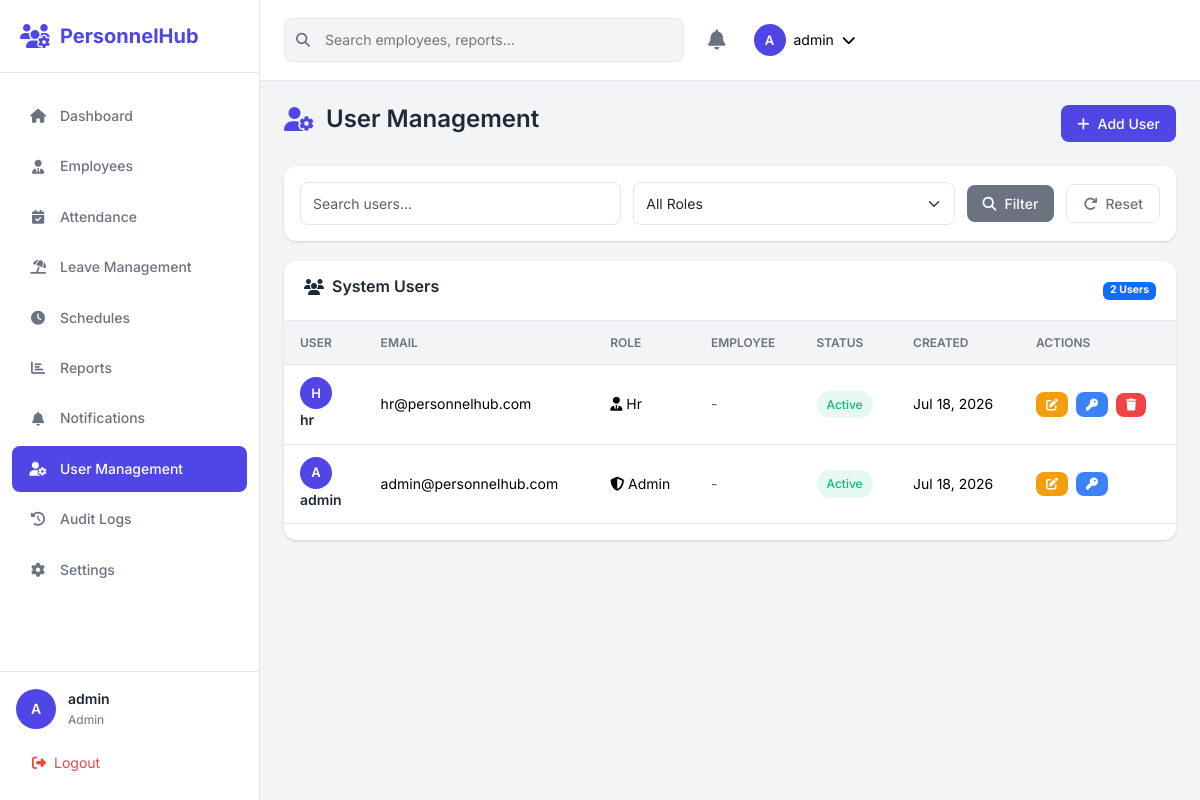
The app's page /users (signed in) with its own data.
### app.py (models this page shows, shortened)
class User(UserMixin, db.Model):
    __tablename__ = 'users'
    id = db.Column(db.Integer, primary_key=True)
    username = db.Column(db.String(64), unique=True, nullable=False)
    email = db.Column(db.String(120), unique=True, nullable=False)
    password_hash = db.Column(db.String(256), nullable=False)
    role = db.Column(db.String(20), nullable=False, default='employee')  # admin, hr, manager, employee
    employee_id = db.Column(db.Integer, db.ForeignKey('employees.id'), nullable=True)
    is_active = db.Column(db.Boolean, default=True)
    created_at = db.Column(db.DateTime, default=datetime.utcnow)
    updated_at = db.Column(db.DateTime, default=datetime.utcnow, onupdate=datetime.utcnow)
    employee = db.relationship('Employee', backref='user', uselist=False)
    def has_permission(self, permission):
        permissions = {
            'admin': ['all'],
            'hr': ['employees', 'attendance', 'leaves', 'reports', 'settings'],
            'manager': ['team_attendance', 'team_leaves', 'schedules'],
            'employee': ['profile', 'attendance', 'leaves']
        }
        return 'all' in permissions.get(self.role, []) or permission in permissions.get(self.role, [])

### app.py (the view, shortened to what this page needs)
@app.route('/users')
@login_required
@role_required('admin')
def users_list():
    search = request.args.get('search', '')
    role = request.args.get('role', '')
    page = request.args.get('page', 1, type=int)
    query = User.query
    if role:
        query = query.filter_by(role=role)
    users = query.order_by(User.created_at.desc()).paginate(
        page=page, per_page=app.config['ITEMS_PER_PAGE'], error_out=False
    )
    return render_template('users/list.html', users=users, search=search, selected_role=role)

### app.py (called while the page is built)
@login_manager.user_loader
def load_user(user_id):
    return User.query.get(int(user_id))

def role_required(*roles):
    def decorator(f):
        @wraps(f)
        def decorated_function(*args, **kwargs):
            if not current_user.is_authenticated:
                return redirect(url_for('login'))
            if current_user.role not in roles:
                flash('You do not have permission to access this page.', 'danger')
                return redirect(url_for('dashboard'))
            return f(*args, **kwargs)
        return decorated_function
    return decorator

@app.context_processor
def inject_now():
    return {
        'now': datetime.now(),
        'today': date.today(),
        'current_year': date.today().year
    }

### templates/users/list.html (shortened to what this page needs)
{% extends "base.html" %}
{% block content %}
<div class="page-header">
    <h1><i class="fas fa-user-cog"></i> User Management</h1>
    <div class="header-actions">
        <a href="{{ url_for('users_add') }}" class="btn btn-primary">
            <i class="fas fa-plus"></i> Add User
        </a>
    </div>
</div>
<div class="filters-card">
    <form method="GET" class="filters-form">
        <div class="filter-group">
            <input type="text" name="search" placeholder="Search users..."
                   value="{{ search }}" class="form-control">
        </div>
        <div class="filter-group">
            <select name="role" class="form-select">
                <option value="">All Roles</option>
            </select>
        </div>
        <button type="submit" class="btn btn-secondary">
            <i class="fas fa-search"></i> Filter
        </button>
        <a href="{{ url_for('users_list') }}" class="btn btn-outline-secondary">
            <i class="fas fa-redo"></i> Reset
        </a>
    </form>
</div>
<div class="data-card">
    <div class="card-header">
        <h3><i class="fas fa-users"></i> System Users</h3>
        <span class="badge bg-primary">{{ users.total }} Users</span>
    </div>
    <div class="table-responsive">
        <table class="table table-hover">
            <thead>
                <tr>
                    <th>User</th>
                    <th>Email</th>
                    <th>Role</th>
                    <th>Employee</th>
                    <th>Status</th>
                    <th>Created</th>
                    <th>Actions</th>
                </tr>
            </thead>
            <tbody>
                {% for user in users.items %}
                <tr>
                    <td>
                        <div class="user-cell">
                            <div class="user-avatar-sm">{{ user.username[:1]|upper }}</div>
                            <span class="user-name">{{ user.username }}</span>
                        </div>
                    </td>
                    <td>{{ user.email }}</td>
                    <td>
                        <span class="role-badge role-{{ user.role }}">
                            {% if user.role == 'admin' %}
                            <i class="fas fa-shield-alt"></i>
                            {% elif user.role == 'hr' %}
                            <i class="fas fa-user-tie"></i>
                            {% elif user.role == 'manager' %}
                            <i class="fas fa-user-edit"></i>
                            {% else %}
                            <i class="fas fa-user"></i>
                            {% endif %}
                            {{ user.role|title }}
                        </span>
                    </td>
                    <td>
                        {% if user.employee %}
                        <span class="text-success">{{ user.employee.full_name }}</span>
                        {% else %}
                        <span class="text-muted">-</span>
                        {% endif %}
                    </td>
                    <td>
                        <span class="status-badge status-{{ 'active' if user.is_active else 'inactive' }}">
                            {{ 'Active' if user.is_active else 'Inactive' }}
                        </span>
                    </td>
                    <td>{{ user.created_at.strftime('%b %d, %Y') }}</td>
                    <td>
                        <div class="action-buttons">
                            <a href="{{ url_for('users_edit', id=user.id) }}"
                               class="btn btn-sm btn-warning" title="Edit">
                                <i class="fas fa-edit"></i>
                            </a>
                            <a href="{{ url_for('users_reset_password', id=user.id) }}"
                               class="btn btn-sm btn-info" title="Reset Password">
                                <i class="fas fa-key"></i>
                            </a>
                            {% if user.id != current_user.id %}
                            <form method="POST" action="{{ url_for('users_delete', id=user.id) }}" style="display: inline;">
                                <button type="submit" class="btn btn-sm btn-danger"
                                        onclick="return confirm('Delete this user?')" title="Delete">
                                    <i class="fas fa-trash"></i>
                                </button>
                            </form>
                            {% endif %}
                        </div>
                    </td>
                </tr>
                {% endfor %}
            </tbody>
        </table>
    </div>
</div>
{% endblock %}

### templates/base.html (shortened to what this page needs)
<!DOCTYPE html>
<html lang="en">
<head>
    <link rel="stylesheet" href="https://cdnjs.cloudflare.com/ajax/libs/font-awesome/6.4.0/css/all.min.css">
    <link rel="stylesheet" href="https://cdn.jsdelivr.net/npm/bootstrap@5.3.2/dist/css/bootstrap.min.css">
    <link rel="stylesheet" href="{{ url_for('static', filename='css/styles.css') }}">
</head>
<body>
    {% if current_user.is_authenticated %}
    <div class="app-container">
        <aside class="sidebar" id="sidebar">
            <div class="sidebar-header">
                <div class="logo">
                    <i class="fas fa-users-cog"></i>
                    <span>PersonnelHub</span>
                </div>
            </div>
            <nav class="sidebar-nav">
                <ul class="nav-menu">
                    <li class="nav-item">
                        <a href="{{ url_for('dashboard') }}" class="nav-link {% if request.endpoint == 'dashboard' %}active{% endif %}">
                            <i class="fas fa-home"></i>
                            <span>Dashboard</span>
                        </a>
                    </li>
                    {% if current_user.has_permission('employees') or current_user.role == 'admin' %}
                    <li class="nav-item">
                        <a href="{{ url_for('employees_list') }}" class="nav-link {% if 'employees' in request.endpoint %}active{% endif %}">
                            <i class="fas fa-user-tie"></i>
                            <span>Employees</span>
                        </a>
                    </li>
                    {% endif %}
                    {% if current_user.has_permission('attendance') or current_user.role == 'admin' %}
                    <li class="nav-item">
                        <a href="{{ url_for('attendance_list') }}" class="nav-link {% if 'attendance' in request.endpoint %}active{% endif %}">
                            <i class="fas fa-calendar-check"></i>
                            <span>Attendance</span>
                        </a>
                    </li>
                    {% endif %}
                    {% if current_user.has_permission('leaves') or current_user.role == 'admin' %}
                    <li class="nav-item">
                        <a href="{{ url_for('leaves_list') }}" class="nav-link {% if 'leaves' in request.endpoint %}active{% endif %}">
                            <i class="fas fa-umbrella-beach"></i>
                            <span>Leave Management</span>
                        </a>
                    </li>
                    {% endif %}
                    {% if current_user.has_permission('schedules') or current_user.role in ['admin', 'hr', 'manager'] %}
                    <li class="nav-item">
                        <a href="{{ url_for('schedules_list') }}" class="nav-link {% if 'schedules' in request.endpoint %}active{% endif %}">
                            <i class="fas fa-clock"></i>
                            <span>Schedules</span>
                        </a>
                    </li>
                    {% endif %}
                    {% if current_user.has_permission('reports') or current_user.role == 'admin' %}
                    <li class="nav-item">
                        <a href="{{ url_for('reports_list') }}" class="nav-link {% if 'reports' in request.endpoint %}active{% endif %}">
                            <i class="fas fa-chart-bar"></i>
                            <span>Reports</span>
                        </a>
                    </li>
                    {% endif %}
                    <li class="nav-item">
                        <a href="{{ url_for('notifications_list') }}" class="nav-link {% if 'notifications' in request.endpoint %}active{% endif %}">
                            <i class="fas fa-bell"></i>
                            <span>Notifications</span>
                            {% set unread_count = current_user.notifications|selectattr('is_read', 'equalto', False)|list|length %}
                        </a>
                    </li>
                    {% if current_user.role == 'admin' %}
                    <li class="nav-item">
                        <a href="{{ url_for('users_list') }}" class="nav-link {% if 'users' in request.endpoint %}active{% endif %}">
                            <i class="fas fa-user-cog"></i>
                            <span>User Management</span>
                        </a>
                    </li>
                    <li class="nav-item">
                        <a href="{{ url_for('audit_logs') }}" class="nav-link {% if request.endpoint == 'audit_logs' %}active{% endif %}">
                            <i class="fas fa-history"></i>
                            <span>Audit Logs</span>
                        </a>
                    </li>
                    {% endif %}
                    {% if current_user.has_permission('settings') or current_user.role == 'admin' %}
                    <li class="nav-item">
                        <a href="{{ url_for('settings_index') }}" class="nav-link {% if 'settings' in request.endpoint %}active{% endif %}">
                            <i class="fas fa-cog"></i>
                            <span>Settings</span>
                        </a>
                    </li>
                    {% endif %}
                </ul>
            </nav>
            <div class="sidebar-footer">
                <div class="user-info">
                    <div class="user-avatar">
                        {{ current_user.username[:1]|upper }}
                    </div>
                    <div class="user-details">
                        <span class="user-name">{{ current_user.username }}</span>
                        <span class="user-role">{{ current_user.role|title }}</span>
                    </div>
                </div>
                <a href="{{ url_for('logout') }}" class="logout-btn">
                    <i class="fas fa-sign-out-alt"></i>
                    <span>Logout</span>
                </a>
            </div>
        </aside>
        <main class="main-content">
            <header class="top-navbar">
                <div class="navbar-search">
                    <i class="fas fa-search"></i>
                    <input type="text" placeholder="Search employees, reports...">
                </div>
                <div class="navbar-actions">
                    <div class="notification-dropdown">
                        <button class="notification-btn" onclick="toggleNotifications()">
                            <i class="fas fa-bell"></i>
                            {% set unread = current_user.notifications|selectattr('is_read', 'equalto', False)|list|length %}
                        </button>
                    </div>
                    <div class="user-dropdown">
                        <button class="user-btn">
                            <div class="user-avatar-sm">
                                {{ current_user.username[:1]|upper }}
                            </div>
                            <span class="d-none d-md-inline">{{ current_user.username }}</span>
                            <i class="fas fa-chevron-down"></i>
                        </button>
                    </div>
                </div>
            </header>
            <div class="page-content">
                {% block content %}{% endblock %}
            </div>
        </main>
    </div>
    {% else %}
    {% block auth_content %}{% endblock %}
    {% endif %}
</body>
</html>

### records on screen
User: username "A", username "admin", role "Admin", email "admin@personnelhub.com", is_active "Active", created_at "Jul 18, 2026"
User: username "H", username "hr", email "hr@personnelhub.com", role "Hr", is_active "Active", created_at "Jul 18, 2026"

### other values on screen
{{ users.total }} "2"
